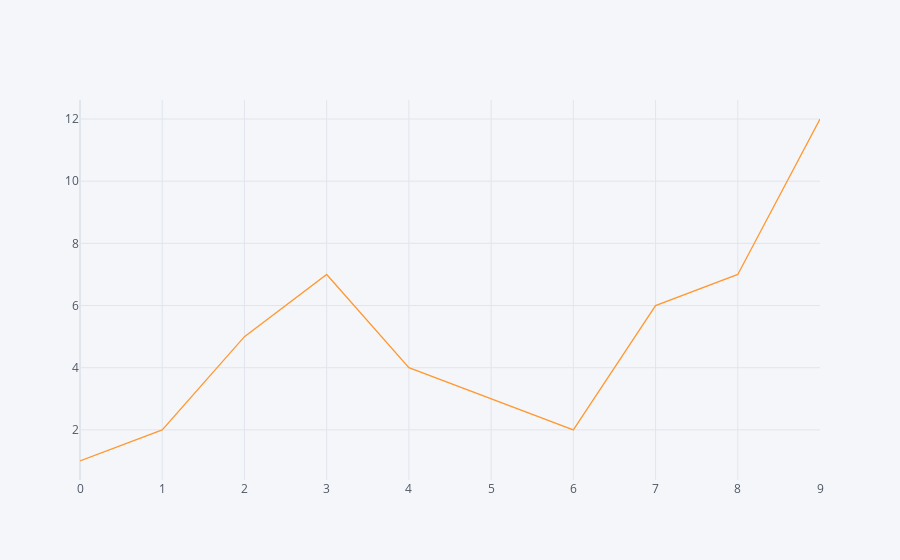

The notebook cell this image was saved under:
### Markdown cell above
Nun soll ein Linegraph für dieses DataFrame erzeugt werden.

### Code cell
df.iplot()

### Figure 1 — Plotly figure (JSON) as saved in the notebook; plotly's stock layout.template omitted (floating-point values rounded to 4 significant figures)
{"data": [{"line": {"color": "rgba(255, 153, 51, 1.0)", "dash": "solid", "shape": "linear", "width": 1.3}, "mode": "lines", "name": "0", "text": "", "type": "scatter", "x": [0, 1, 2, 3, 4, 5, 6, 7, 8, 9], "y": [1, 2, 5, 7, 4, 3, 2, 6, 7, 12]}], "layout": {"legend": {"bgcolor": "#F5F6F9", "font": {"color": "#4D5663"}}, "paper_bgcolor": "#F5F6F9", "plot_bgcolor": "#F5F6F9", "title": {"font": {"color": "#4D5663"}}, "xaxis": {"gridcolor": "#E1E5ED", "showgrid": true, "tickfont": {"color": "#4D5663"}, "title": {"font": {"color": "#4D5663"}, "text": ""}, "zerolinecolor": "#E1E5ED", "type": "linear", "range": [0, 9], "autorange": true}, "yaxis": {"gridcolor": "#E1E5ED", "showgrid": true, "tickfont": {"color": "#4D5663"}, "title": {"font": {"color": "#4D5663"}, "text": ""}, "zerolinecolor": "#E1E5ED", "type": "linear", "range": [0.3889, 12.61], "autorange": true}, "autosize": true}}
